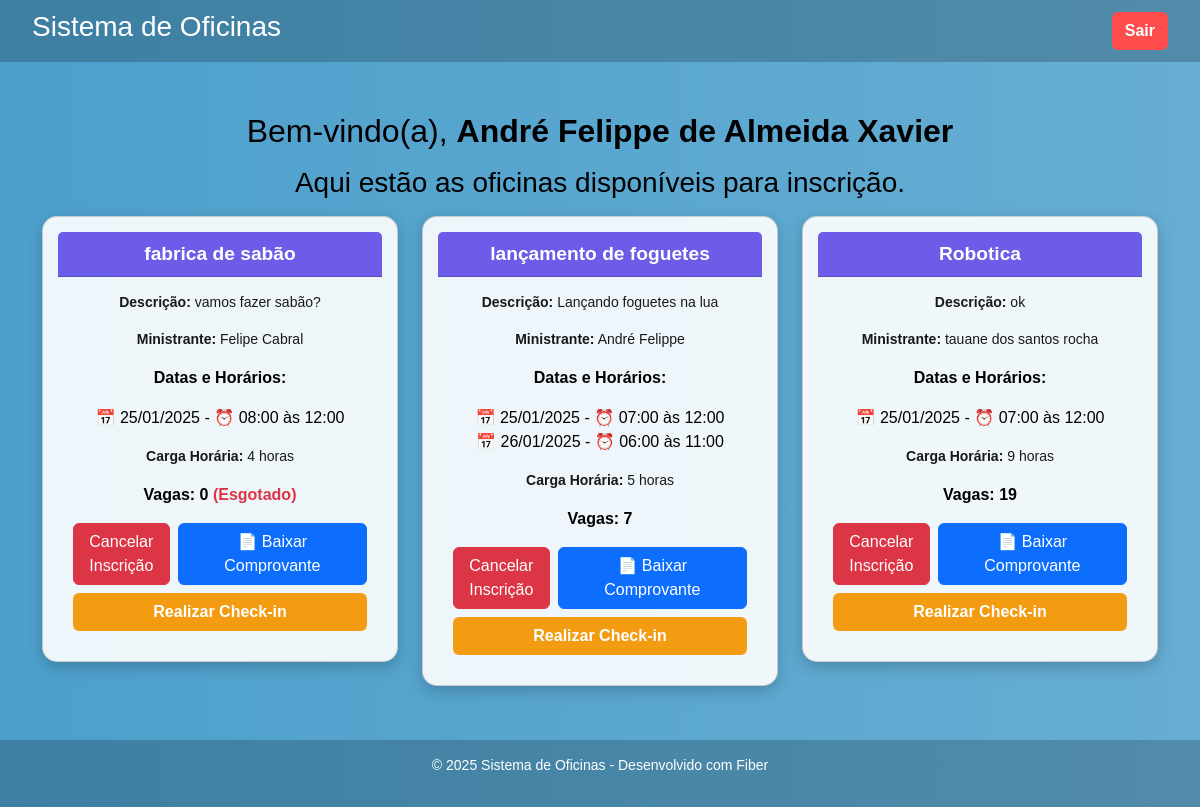
The page /dashboard_participante (signed in) on the database its author committed.
### models.py (models this page shows, shortened)
class Usuario(db.Model, UserMixin):
    id = db.Column(db.Integer, primary_key=True)
    nome = db.Column(db.String(150), nullable=False)
    cpf = db.Column(db.String(14), unique=True, nullable=False)
    email = db.Column(db.String(150), unique=True, nullable=False)
    senha = db.Column(db.String(255), nullable=False)
    formacao = db.Column(db.String(255), nullable=False)
    tipo = db.Column(db.String(20), nullable=False, default='participante')

class Oficina(db.Model):
    id = db.Column(db.Integer, primary_key=True)
    titulo = db.Column(db.String(100), nullable=False)
    descricao = db.Column(db.Text, nullable=False)
    ministrante = db.Column(db.String(100), nullable=False)
    vagas = db.Column(db.Integer, nullable=False)
    carga_horaria = db.Column(db.String(10), nullable=False)
    estado = db.Column(db.String(2), nullable=False)  # Estado (sigla)
    cidade = db.Column(db.String(100), nullable=False)  # Cidade
    qr_code = db.Column(db.String(255), nullable=True)

class OficinaDia(db.Model):
    id = db.Column(db.Integer, primary_key=True)
    oficina_id = db.Column(db.Integer, db.ForeignKey('oficina.id'), nullable=False)
    data = db.Column(db.Date, nullable=False)
    horario_inicio = db.Column(db.String(5), nullable=False)
    horario_fim = db.Column(db.String(5), nullable=False)
    palavra_chave_manha = db.Column(db.String(50), nullable=True)  # Palavra-chave para manhã
    palavra_chave_tarde = db.Column(db.String(50), nullable=True)  # Palavra-chave para tarde
    oficina = db.relationship('Oficina', backref=db.backref('dias', lazy=True))

class Inscricao(db.Model):
    id = db.Column(db.Integer, primary_key=True)
    usuario_id = db.Column(db.Integer, db.ForeignKey('usuario.id'))
    oficina_id = db.Column(db.Integer, db.ForeignKey('oficina.id'))
    usuario = db.relationship('Usuario', backref='inscricoes')
    oficina = db.relationship('Oficina', backref='inscritos')

### routes.py (the view)
@app.route('/dashboard_participante')
@login_required
def dashboard_participante():
    if current_user.tipo != 'participante':
        flash('Acesso negado!', 'danger')
        return redirect(url_for('dashboard'))
    oficinas = Oficina.query.all()
    oficinas_com_datas = []
    for oficina in oficinas:
        dias = OficinaDia.query.filter_by(oficina_id=oficina.id).order_by(OficinaDia.data).all()
        oficinas_com_datas.append({
            'id': oficina.id,
            'titulo': oficina.titulo,
            'descricao': oficina.descricao,
            'ministrante': oficina.ministrante,
            'vagas': oficina.vagas,
            'carga_horaria': oficina.carga_horaria,
            'dias': dias  # Lista de dias associados a essa oficina
        })
    return render_template('dashboard_participante.html', usuario=current_user, oficinas=oficinas_com_datas)

### app.py (called while the page is built)
@login_manager.user_loader
def load_user(user_id):
    return Usuario.query.get(int(user_id))

### templates/dashboard_participante.html (shortened to what this page needs)
<!DOCTYPE html>
<html lang="pt-br">
<head>
    <link href="https://cdn.jsdelivr.net/npm/bootstrap@5.3.0/dist/css/bootstrap.min.css" rel="stylesheet">
</head>
<body>
    <nav class="navbar navbar-expand-lg navbar-dark">
        <div class="container-fluid">
            <h3 class="text-white">Sistema de Oficinas</h3>
            <div class="collapse navbar-collapse" id="navbarNav">
                <ul class="navbar-nav ms-auto">
                    <div class="btn-container">
                        <a href="{{ url_for('logout') }}" class="btn btn-logout">Sair</a>
                    </div>
                </ul>
            </div>
        </div>
    </nav>
    <div class="container">
        <h2 class="text-center mb-3">Bem-vindo(a), <b>{{ usuario.nome }}</b></h2>
        <h3 class="text-center mb-3">Aqui estão as oficinas disponíveis para inscrição.</h3>
        <div class="row">
            {% set inscricoes_ids = usuario.inscricoes | map(attribute='oficina_id') | list %}
            {% for oficina in oficinas %}
            <div class="col-md-6 col-lg-4 mb-4">
                <div class="card">
                    <div class="card-header text-white">
                        {{ oficina.titulo }}
                    </div>
                    <div class="card-body">
                        <p class="oficina-detalhes"><strong>Descrição:</strong> {{ oficina.descricao }}</p>
                        <p class="oficina-detalhes"><strong>Ministrante:</strong> {{ oficina.ministrante }}</p>
                        <p class="info"><strong>Datas e Horários:</strong></p>
                        <ul class="list-unstyled">
                            {% for dia in oficina.dias %}
                                <li>📅 {{ dia.data.strftime('%d/%m/%Y') }} - ⏰ {{ dia.horario_inicio }} às {{ dia.horario_fim }}</li>
                            {% endfor %}
                        </ul>
                        <p class="oficina-detalhes"><strong>Carga Horária:</strong> {{ oficina.carga_horaria }} horas</p>
                        <p class="oficina-status">
                            <strong>Vagas:</strong> {{ oficina.vagas }}
                            {% if oficina.vagas == 0 %}
                                <span class="text-danger">(Esgotado)</span>
                            {% endif %}
                        </p>
                        <div class="text-center d-flex flex-column align-items-center">
                            {% if oficina.id in inscricoes_ids %}
                                <div class="d-flex gap-2 w-100">
                                    <form action="{{ url_for('remover_inscricao', oficina_id=oficina.id) }}" method="post">
                                        <button type="submit" class="btn btn-danger w-100">Cancelar Inscrição</button>
                                    </form>
                                    {% for inscricao in usuario.inscricoes %}
                                        {% if inscricao.oficina.id == oficina.id %}
                                            <a href="{{ url_for('baixar_comprovante', oficina_id=inscricao.oficina.id) }}" class="btn btn-primary w-100">
                                                📄 Baixar Comprovante
                                            </a>
                                        {% endif %}
                                    {% endfor %}
                                </div>
                                <a href="{{ url_for('checkin', oficina_id=oficina.id) }}" class="btn btn-checkin mt-2 w-100">Realizar Check-in</a>
                            {% elif oficina.vagas > 0 %}
                                <button onclick="inscrever('{{ oficina.id }}')" class="btn btn-success w-100">
                                    Inscrever-se
                                </button>
                            {% else %}
                                <span class="text-danger d-block text-center mt-2">Vagas esgotadas</span>
                            {% endif %}
                        </div>
                    </div>
                </div>
            </div>
            {% endfor %}
        </div>
    </div>
    <div class="footer">
        <p>&copy; 2025 Sistema de Oficinas - Desenvolvido com Fiber</p>
    </div>
</body>
</html>

### templates/dashboard_participante.html (style rules this page uses)
body { background: linear-gradient(to right, rgba(0, 119, 182, 0.7), rgba(0, 119, 182, 0.6)), url(''); color: black; font-family: Arial, sans-serif; }
.container { margin-top: 50px; }
.card { background: rgba(255, 255, 255, 0.9); padding: 15px; border-radius: 15px; box-shadow: 0px 5px 15px rgba(0, 0, 0, 0.2); width: 100%; text-align: center; animation: fadeIn 1.5s ease-in-out; transition: transform 0.2s ease-in-out, box-shadow 0.3s ease-in-out; min-height: 320px; color: black; }
.navbar { background-color: rgba(0, 0, 0, 0.2); padding: 10px 20px; }
.footer { text-align: center; padding: 15px; background-color: rgba(0, 0, 0, 0.2); width: 100%; color: white; font-size: 14px; margin-top: 30px; }
.card-header { background-color: #6c5ce7; font-size: 1.2rem; font-weight: bold; border-radius: 20px; }
.card-body { padding: 15px; }
.oficina-detalhes { font-size: 14px; opacity: 0.9; }
.oficina-status { font-weight: bold; }
.btn-checkin { background-color: #f39c12; color: white; font-weight: bold; transition: all 0.3s ease; }
.btn-logout { background-color: #ff4d4d; color: white; font-weight: bold; }

### rows shown on the page
Usuario: nome "André Felippe de Almeida Xavier"
Oficina: titulo "fabrica de sabão", descricao "vamos fazer sabão?", ministrante "Felipe Cabral", carga_horaria "4", vagas "0", shows "(Esgotado)"
OficinaDia: data "25/01/2025", horario_inicio "08:00", horario_fim "12:00"
Oficina: titulo "lançamento de foguetes", descricao "Lançando foguetes na lua", ministrante "André Felippe", carga_horaria "5", vagas "7"
OficinaDia: data "25/01/2025", horario_inicio "07:00", horario_fim "12:00"
OficinaDia: data "26/01/2025", horario_inicio "06:00", horario_fim "11:00"
Oficina: titulo "Robotica", descricao "ok", ministrante "tauane dos santos rocha", carga_horaria "9", vagas "19"
OficinaDia: data "25/01/2025", horario_inicio "07:00", horario_fim "12:00"
